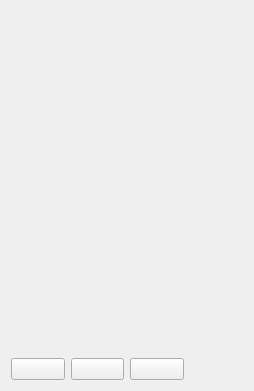
<?xml version='1.0' encoding='utf-8'?>
<ui version="4.0">
 <class>RpgGuildBoardScreen</class>
 <widget class="QWidget" name="RpgGuildBoardScreen">
  <property name="styleSheet">
   <string notr="true">#RpgGuildBoardScreen {
    background-color: #d0c0a0;
    font-family: "Pixelify Sans", monospace;
    font-size: 20px;
    color: #302000;
}

#RpgGuildBoardScreen QScrollArea, #RpgGuildBoardScreen QScrollArea &gt; QWidget &gt; QWidget {
    background: transparent;
    border: none;
}

#RpgGuildBoardScreen QLabel#rpgTitle {
    color: #c0b080;
    font-family: "Press Start 2P", monospace;
    font-size: 28px;
    font-weight: bold;
}

#RpgGuildBoardScreen QLabel[rpgRole="block"] {
    color: #c0a060;
    font-size: 20px;
    font-weight: bold;
}

#RpgGuildBoardScreen QLabel[rpgRole="field"] {
    color: #705020;
    font-size: 16px;
}

#RpgGuildBoardScreen QLabel[rpgRole="value"] {
    color: #302000;
    font-size: 20px;
}

#RpgGuildBoardScreen QLabel[rpgRole="bigValue"] {
    color: #302000;
    font-family: "Press Start 2P", monospace;
    font-size: 28px;
    font-weight: bold;
}

#RpgGuildBoardScreen QFrame[rpgRole="hairline"] {
    background-color: #c0a060;
    border: none;
}

#RpgGuildBoardScreen QLabel[rpgRole="signature"] {
    color: #705020;
    font-size: 20px;
    border-bottom: 1px dotted #907030;
}

#RpgGuildBoardScreen QLabel[rpgRole="prose"] {
    color: #705020;
    font-size: 20px;
}

#RpgGuildBoardScreen QFrame[rpgRole="cell"], #RpgGuildBoardScreen QFrame[rpgRole="chip"], #RpgGuildBoardScreen QFrame[rpgRole="action"], #RpgGuildBoardScreen QFrame[rpgRole="illustration"] {
    background: #f0e0d0;
    border: 2px solid #302000;
    border-radius: 0;
}

#RpgGuildBoardScreen QFrame[rpgRole="row"] {
    background: transparent;
    border: none;
    border-bottom: 2px solid #907030;
    border-radius: 0;
}

#RpgGuildBoardScreen hmi--MenuEntryButton {
    color: #705020;
    background: transparent;
    border: none;
    text-align: left;
    padding: 8px 12px;
    font-size: 20px;
    font-weight: bold;
}

#RpgGuildBoardScreen hmi--MenuEntryButton:hover, #RpgGuildBoardScreen hmi--MenuEntryButton:focus {
    color: #c0a060;
    background: transparent;
}</string>
  </property>
  <layout class="QVBoxLayout" name="pageLayout">
   <item>
    <widget class="hmi::TitleBanner" name="rpgTitle">
     <property name="text">
      <string />
     </property>
    </widget>
   </item>
   <item>
    <widget class="QWidget" name="bodyHost">
     <layout class="QHBoxLayout" name="bodyRow">
      <item>
       <widget class="QWidget" name="leftColumn">
        <layout class="QVBoxLayout" name="leftColumnLayout">
         <item>
          <widget class="hmi::ParchmentPanel" name="leftColumnBlock0Panel">
           <layout class="QVBoxLayout" name="leftColumnBlock0Inset">
            <item>
             <widget class="QScrollArea" name="leftColumnBlock0Scroll">
              <property name="widgetResizable">
               <bool>true</bool>
              </property>
              <property name="frameShape">
               <enum>QFrame::NoFrame</enum>
              </property>
              <widget class="QWidget" name="leftColumnBlock0Content">
               <layout class="QVBoxLayout" name="leftColumnBlock0Layout">
                <item>
                 <widget class="QLabel" name="leftColumnBlock0Title">
                  <property name="text">
                   <string />
                  </property>
                  <property name="rpgRole" stdset="0">
                   <string>block</string>
                  </property>
                  <property name="rpgKey" stdset="0">
                   <string>rpg.block.contracts</string>
                  </property>
                 </widget>
                </item>
                <item>
                 <widget class="QFrame" name="leftColumnBlock0Row0">
                  <property name="rpgRole" stdset="0">
                   <string>row</string>
                  </property>
                  <layout class="QHBoxLayout" name="leftColumnBlock0Row0Layout">
                   <item>
                    <widget class="QLabel" name="leftColumnBlock0Row0Value">
                     <property name="text">
                      <string />
                     </property>
                     <property name="rpgRole" stdset="0">
                      <string>value</string>
                     </property>
                    </widget>
                   </item>
                  </layout>
                 </widget>
                </item>
                <item>
                 <widget class="QFrame" name="leftColumnBlock0Row1">
                  <property name="rpgRole" stdset="0">
                   <string>row</string>
                  </property>
                  <layout class="QHBoxLayout" name="leftColumnBlock0Row1Layout">
                   <item>
                    <widget class="QLabel" name="leftColumnBlock0Row1Value">
                     <property name="text">
                      <string />
                     </property>
                     <property name="rpgRole" stdset="0">
                      <string>value</string>
                     </property>
                    </widget>
                   </item>
                  </layout>
                 </widget>
                </item>
                <item>
                 <widget class="QFrame" name="leftColumnBlock0Row2">
                  <property name="rpgRole" stdset="0">
                   <string>row</string>
                  </property>
                  <layout class="QHBoxLayout" name="leftColumnBlock0Row2Layout">
                   <item>
                    <widget class="QLabel" name="leftColumnBlock0Row2Value">
                     <property name="text">
                      <string />
                     </property>
                     <property name="rpgRole" stdset="0">
                      <string>value</string>
                     </property>
                    </widget>
                   </item>
                  </layout>
                 </widget>
                </item>
                <item>
                 <widget class="QFrame" name="leftColumnBlock0Row3">
                  <property name="rpgRole" stdset="0">
                   <string>row</string>
                  </property>
                  <layout class="QHBoxLayout" name="leftColumnBlock0Row3Layout">
                   <item>
                    <widget class="QLabel" name="leftColumnBlock0Row3Value">
                     <property name="text">
                      <string />
                     </property>
                     <property name="rpgRole" stdset="0">
                      <string>value</string>
                     </property>
                    </widget>
                   </item>
                  </layout>
                 </widget>
                </item>
                <item>
                 <widget class="QFrame" name="leftColumnBlock0Row4">
                  <property name="rpgRole" stdset="0">
                   <string>row</string>
                  </property>
                  <layout class="QHBoxLayout" name="leftColumnBlock0Row4Layout">
                   <item>
                    <widget class="QLabel" name="leftColumnBlock0Row4Value">
                     <property name="text">
                      <string />
                     </property>
                     <property name="rpgRole" stdset="0">
                      <string>value</string>
                     </property>
                    </widget>
                   </item>
                  </layout>
                 </widget>
                </item>
                <item>
                 <widget class="QFrame" name="leftColumnBlock0Row5">
                  <property name="rpgRole" stdset="0">
                   <string>row</string>
                  </property>
                  <layout class="QHBoxLayout" name="leftColumnBlock0Row5Layout">
                   <item>
                    <widget class="QLabel" name="leftColumnBlock0Row5Value">
                     <property name="text">
                      <string />
                     </property>
                     <property name="rpgRole" stdset="0">
                      <string>value</string>
                     </property>
                    </widget>
                   </item>
                  </layout>
                 </widget>
                </item>
               </layout>
              </widget>
             </widget>
            </item>
           </layout>
          </widget>
         </item>
         <item>
          <spacer name="leftColumnStretch">
           <property name="orientation">
            <enum>Qt::Vertical</enum>
           </property>
          </spacer>
         </item>
        </layout>
       </widget>
      </item>
      <item>
       <widget class="QWidget" name="rightColumn">
        <layout class="QVBoxLayout" name="rightColumnLayout">
         <item>
          <widget class="hmi::ParchmentPanel" name="rightColumnBlock0Panel">
           <layout class="QVBoxLayout" name="rightColumnBlock0Inset">
            <item>
             <widget class="QScrollArea" name="rightColumnBlock0Scroll">
              <property name="widgetResizable">
               <bool>true</bool>
              </property>
              <property name="frameShape">
               <enum>QFrame::NoFrame</enum>
              </property>
              <widget class="QWidget" name="rightColumnBlock0Content">
               <layout class="QVBoxLayout" name="rightColumnBlock0Layout">
                <item>
                 <widget class="QLabel" name="rightColumnBlock0Title">
                  <property name="text">
                   <string />
                  </property>
                  <property name="rpgRole" stdset="0">
                   <string>block</string>
                  </property>
                  <property name="rpgKey" stdset="0">
                   <string>rpg.block.contract</string>
                  </property>
                 </widget>
                </item>
                <item>
                 <widget class="QLabel" name="rightColumnBlock0Prose">
                  <property name="text">
                   <string />
                  </property>
                  <property name="wordWrap">
                   <bool>true</bool>
                  </property>
                  <property name="alignment">
                   <set>Qt::AlignLeft|Qt::AlignTop</set>
                  </property>
                  <property name="rpgRole" stdset="0">
                   <string>prose</string>
                  </property>
                 </widget>
                </item>
               </layout>
              </widget>
             </widget>
            </item>
           </layout>
          </widget>
         </item>
         <item>
          <widget class="hmi::ParchmentPanel" name="rightColumnBlock1Panel">
           <layout class="QVBoxLayout" name="rightColumnBlock1Inset">
            <item>
             <widget class="QScrollArea" name="rightColumnBlock1Scroll">
              <property name="widgetResizable">
               <bool>true</bool>
              </property>
              <property name="frameShape">
               <enum>QFrame::NoFrame</enum>
              </property>
              <widget class="QWidget" name="rightColumnBlock1Content">
               <layout class="QVBoxLayout" name="rightColumnBlock1Layout">
                <item>
                 <layout class="QGridLayout" name="rightColumnBlock1Grid">
                  <item row="0" column="0">
                   <widget class="QLabel" name="rightColumnBlock1Field0Label">
                    <property name="text">
                     <string />
                    </property>
                    <property name="rpgRole" stdset="0">
                     <string>field</string>
                    </property>
                    <property name="rpgKey" stdset="0">
                     <string>rpg.field.giver</string>
                    </property>
                   </widget>
                  </item>
                  <item row="0" column="1">
                   <widget class="QLabel" name="rightColumnBlock1Field0Value">
                    <property name="text">
                     <string />
                    </property>
                    <property name="rpgRole" stdset="0">
                     <string>value</string>
                    </property>
                   </widget>
                  </item>
                  <item row="1" column="0">
                   <widget class="QLabel" name="rightColumnBlock1Field1Label">
                    <property name="text">
                     <string />
                    </property>
                    <property name="rpgRole" stdset="0">
                     <string>field</string>
                    </property>
                    <property name="rpgKey" stdset="0">
                     <string>rpg.field.rank</string>
                    </property>
                   </widget>
                  </item>
                  <item row="1" column="1">
                   <widget class="QLabel" name="rightColumnBlock1Field1Value">
                    <property name="text">
                     <string />
                    </property>
                    <property name="rpgRole" stdset="0">
                     <string>value</string>
                    </property>
                   </widget>
                  </item>
                  <item row="2" column="0">
                   <widget class="QLabel" name="rightColumnBlock1Field2Label">
                    <property name="text">
                     <string />
                    </property>
                    <property name="rpgRole" stdset="0">
                     <string>field</string>
                    </property>
                    <property name="rpgKey" stdset="0">
                     <string>rpg.field.reward</string>
                    </property>
                   </widget>
                  </item>
                  <item row="2" column="1">
                   <widget class="QLabel" name="rightColumnBlock1Field2Value">
                    <property name="text">
                     <string />
                    </property>
                    <property name="rpgRole" stdset="0">
                     <string>value</string>
                    </property>
                   </widget>
                  </item>
                 </layout>
                </item>
               </layout>
              </widget>
             </widget>
            </item>
           </layout>
          </widget>
         </item>
         <item>
          <spacer name="rightColumnStretch">
           <property name="orientation">
            <enum>Qt::Vertical</enum>
           </property>
          </spacer>
         </item>
        </layout>
       </widget>
      </item>
     </layout>
    </widget>
   </item>
   <item>
    <layout class="QHBoxLayout" name="footerRow">
     <item>
      <widget class="hmi::MenuEntryButton" name="closeButton">
       <property name="text">
        <string />
       </property>
      </widget>
     </item>
     <item>
      <widget class="hmi::MenuEntryButton" name="previousButton">
       <property name="text">
        <string />
       </property>
      </widget>
     </item>
     <item>
      <widget class="hmi::MenuEntryButton" name="nextButton">
       <property name="text">
        <string />
       </property>
      </widget>
     </item>
     <item>
      <widget class="QLabel" name="hintsLabel">
       <property name="text">
        <string />
       </property>
      </widget>
     </item>
    </layout>
   </item>
  </layout>
 </widget>
 <customwidgets>
  <customwidget>
   <class>hmi::TitleBanner</class>
   <extends>QLabel</extends>
   <header>HMI/Interface/TitleBanner.h</header>
  </customwidget>
  <customwidget>
   <class>hmi::ParchmentPanel</class>
   <extends>QWidget</extends>
   <header>HMI/Interface/ParchmentPanel.h</header>
   <container>1</container>
  </customwidget>
  <customwidget>
   <class>hmi::MenuEntryButton</class>
   <extends>QPushButton</extends>
   <header>HMI/Interface/MenuEntryButton.h</header>
  </customwidget>
 </customwidgets>
 <resources />
 <connections />
</ui>
